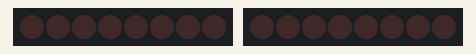
Recording of a sketch running on a simulated Arduino Uno, built with avr-gcc and run on an emulated ATmega328P. Parts: 2 × 8 shift-register outputs drawn as a row of LEDs (first output left, lit = HIGH). Wiring (inferred from the names in the program): 2 × shift register (74HC595): data pin 8, shift clock pin 10, latch pin 9 / data pin 2, shift clock pin 4, latch pin 3. Wiring (inferred from the signals the program sends): 2 × row of LEDs: on Q0, Q1, Q2, Q3, Q4, Q5, Q6, Q7 / on Q0, Q1, Q2, Q3, Q4, Q5, Q6, Q7.

Above: at 0.04 s.
At 1.2 s:
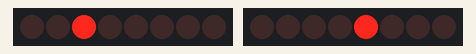
Timing chart, 0 to 31.0 s (numbered marks = the images above):
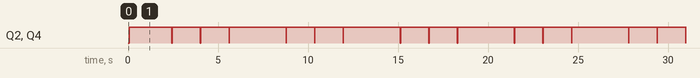

Measured:
- by itself, everything shown: repeats every 26.9 s, in 34 steps

The sketch:

singlePointWithBrightnessChangeGammaCorrectedCurve.ino
```cpp
int dataPin = 8;
int clockPin = 10;
int latchPin = 9;

int dataPin2 = 2;
int clockPin2 = 4;
int latchPin2 = 3;

void setup()
{
  pinMode(dataPin, OUTPUT);
  pinMode(clockPin, OUTPUT);
  pinMode(latchPin, OUTPUT);

  pinMode(dataPin2, OUTPUT);
  pinMode(clockPin2, OUTPUT);
  pinMode(latchPin2, OUTPUT);
}

void writeCells(byte row, byte col)
{
    digitalWrite(latchPin, LOW);
    shiftOut(dataPin, clockPin, LSBFIRST, row);
    digitalWrite(latchPin, HIGH);

    digitalWrite(latchPin2, LOW);
    shiftOut(dataPin2, clockPin2, LSBFIRST, col);
    digitalWrite(latchPin2, HIGH);
}

float gammaCorrectedCurve(float brightness)
{
  return (pow(brightness/255.0, 2.5) * 255.0 + 0.5)/255.0;
}

uint8_t cathode = 0b00100000;

float Time = 0.0; float lastWriteTime = 0.0; float timeModifier = 1e-2 * 1e6;
float writeInterval = 255.0; float finalWriteInterval = gammaCorrectedCurve(writeInterval) * timeModifier;
int isIncreasing = 1;

void loop()
{
  Time = micros();
  if(Time - lastWriteTime > finalWriteInterval)
  {
    writeCells(~cathode, 0b00001000);

    lastWriteTime = Time;
    if(isIncreasing == 1)
    {
      writeInterval -= 1.0;
      if(writeInterval < 0.0)
      {
        writeInterval = 0.0;
        isIncreasing = 0;
      }
      finalWriteInterval = gammaCorrectedCurve(writeInterval) * timeModifier;
    }
    else
    {
      writeInterval += 1;
      if(writeInterval >= 255.0)
      {
        writeInterval = 255.0;
        isIncreasing = 1;
      }
      finalWriteInterval = gammaCorrectedCurve(writeInterval) * timeModifier;
    }

  }
  else
  {
    writeCells(~0b00000000, 0b00000000);
  }
}
```
